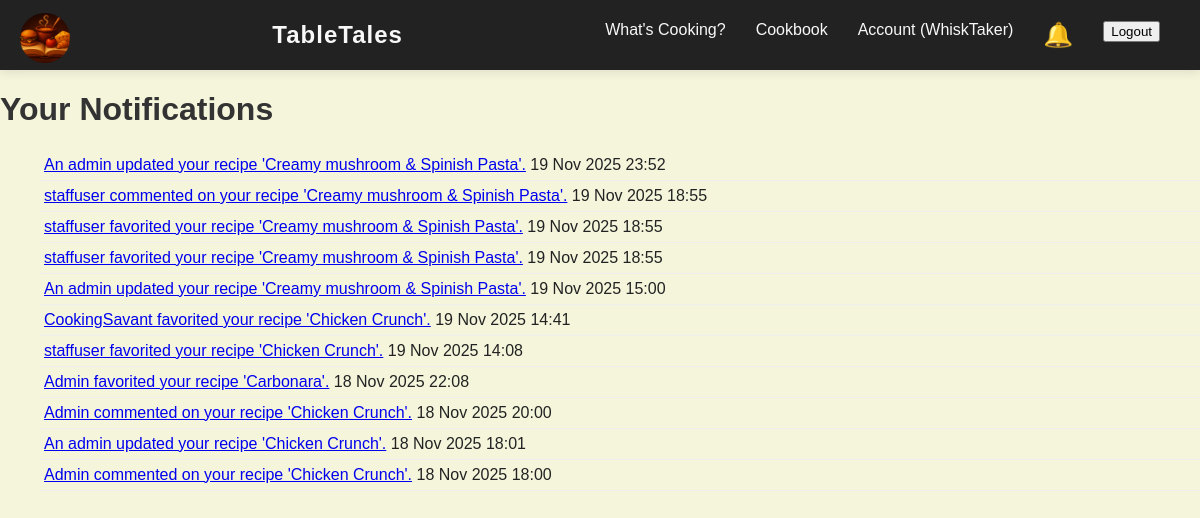
The app's page /notifications/ (signed in) with its own data.
### tabletales/models.py (models this page shows, shortened)
class Notification(models.Model):
    user = models.ForeignKey(User, on_delete=models.CASCADE, related_name="notifications")
    message = models.CharField(max_length=255)
    link = models.CharField(max_length=255, blank=True)  # link to recipe page
    created_at = models.DateTimeField(auto_now_add=True)
    read = models.BooleanField(default=False)

### tabletales/views.py (the view)
# urls.py: path('notifications/', views.notifications_page, name='notifications'),
@login_required
def notifications_page(request):
    notifications = Notification.objects.filter(
        user=request.user
    ).order_by('-created_at')
    notifications.filter(read=False).update(read=True)
    return render(request, 'notifications.html', {
        'notifications': notifications
    })

### tabletales/context_processors.py (called while the page is built)
def notification_counts(request):
    if request.user.is_authenticated:
        unread_count = Notification.objects.filter(user=request.user, read=False).count()
        unread_notifications = Notification.objects.filter(user=request.user, read=False).order_by('-created_at')[:5]
    else:
        unread_count = 0
        unread_notifications = []
    return {
        "unread_count": unread_count,
        "unread_notifications": unread_notifications,
    }

### tabletales/templates/notifications.html
{% extends "base.html" %}
{% block content %}
<div class="notifications-page">
    <h1>Your Notifications</h1>
    {% if notifications %}
        <ul class="notification-list">
            {% for note in notifications %}
                <li class="notification-item">
                    <a href="{{ note.link }}">{{ note.message }}</a>
                    <span class="note-date">{{ note.created_at|date:"d M Y H:i" }}</span>
                </li>
            {% endfor %}
        </ul>
    {% else %}
        <p>You have no notifications.</p>
    {% endif %}
</div>
{% endblock %}

### tabletales/templates/base.html (shortened to what this page needs)
<!DOCTYPE html>
<html lang="en">
{% load static %}
<head>
    <link rel="stylesheet" href="{% static 'css/style.css' %}">
</head>
<body>
    <nav class="navbar">
        <div class="nav-left">
            <a href="/" class="logo-link">
                <img src="{% static 'images/logo.png' %}" alt="TableTales Logo" class="nav-logo">
            </a>
        </div>
        <div class="logo">TableTales</div>
        <ul id="nav-links" class="nav-links">
            <li><a href="{% url 'recipe_list' %}">What's Cooking?</a></li>
            <li><a href="{% url 'cookbook' %}">Cookbook</a></li>
            {% if user.is_authenticated %}
                <li><a href="{% url 'account' %}">Account ({{ user.username }})</a></li>
                <li class="notification-wrapper">
                    <a href="{% url 'notifications' %}" class="notification-bell" style="font-size:24px; text-decoration:none;">
                        🔔
                    </a>
                </li>
                <li>
                    <form action="{% url 'logout' %}" method="post" style="display:inline;">
                        <button type="submit" class="logout-btn">Logout</button>
                    </form>
                </li>
            {% endif %}
        </ul>
    </nav>
    {% block content %}
    {% endblock %}
</body>
</html>

### tabletales/static/css/style.css (style rules this page uses)
body { margin: 0; font-family: "Poppins", sans-serif; background-color: #F5F5DC; color: #333; }
.navbar { display: flex; justify-content: space-between; align-items: center; background-color: #222; padding: 15px 40px; box-shadow: 0 2px 10px rgba(0, 0, 0, 0.1); height: 40px; overflow: visible; }
.logo { color: #f8f8f8; font-size: 24px; font-weight: 600; letter-spacing: 1px; }
.nav-logo { height: 50px; width: auto; object-fit: contain; margin-top: 10px; margin-left: -20px; }
.nav-links { list-style: none; display: flex; gap: 30px; margin: 0; padding: 0; }
.nav-links li a { text-decoration: none; color: #f8f8f8; font-weight: 500; font-size: 16px; transition: color 0.3s ease; }
.notification-wrapper { position: relative; }
.notification-bell { position: relative; display: inline-block; font-size: 20px; }
.notification-item { display: block; padding: 6px 4px; text-decoration: none; color: #222; border-bottom: 1px solid #eee; }

### records on screen
Notification: message "An admin updated your recipe 'Creamy mushroom & Spinish Pasta'.", created_at "19 Nov 2025 23:52"
Notification: message "staffuser commented on your recipe 'Creamy mushroom & Spinish Pasta'.", created_at "19 Nov 2025 18:55"
Notification: message "staffuser favorited your recipe 'Creamy mushroom & Spinish Pasta'.", created_at "19 Nov 2025 18:55"
Notification: message "staffuser favorited your recipe 'Creamy mushroom & Spinish Pasta'.", created_at "19 Nov 2025 18:55"
Notification: message "An admin updated your recipe 'Creamy mushroom & Spinish Pasta'.", created_at "19 Nov 2025 15:00"
Notification: message "CookingSavant favorited your recipe 'Chicken Crunch'.", created_at "19 Nov 2025 14:41"
Notification: message "staffuser favorited your recipe 'Chicken Crunch'.", created_at "19 Nov 2025 14:08"
Notification: message "Admin favorited your recipe 'Carbonara'.", created_at "18 Nov 2025 22:08"
Notification: message "Admin commented on your recipe 'Chicken Crunch'.", created_at "18 Nov 2025 20:00"
Notification: message "An admin updated your recipe 'Chicken Crunch'.", created_at "18 Nov 2025 18:01"
Notification: message "Admin commented on your recipe 'Chicken Crunch'.", created_at "18 Nov 2025 18:00"

### other values on screen
{{ user.username }} "WhiskTaker"
